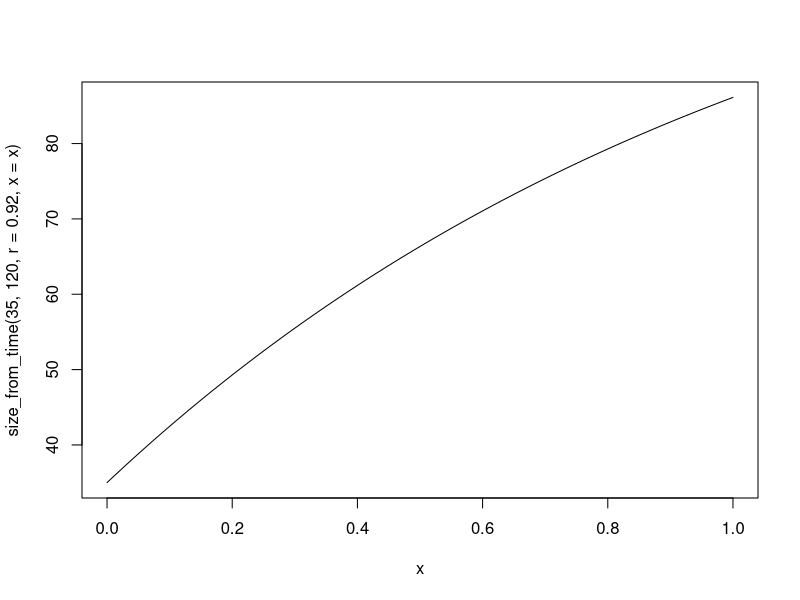
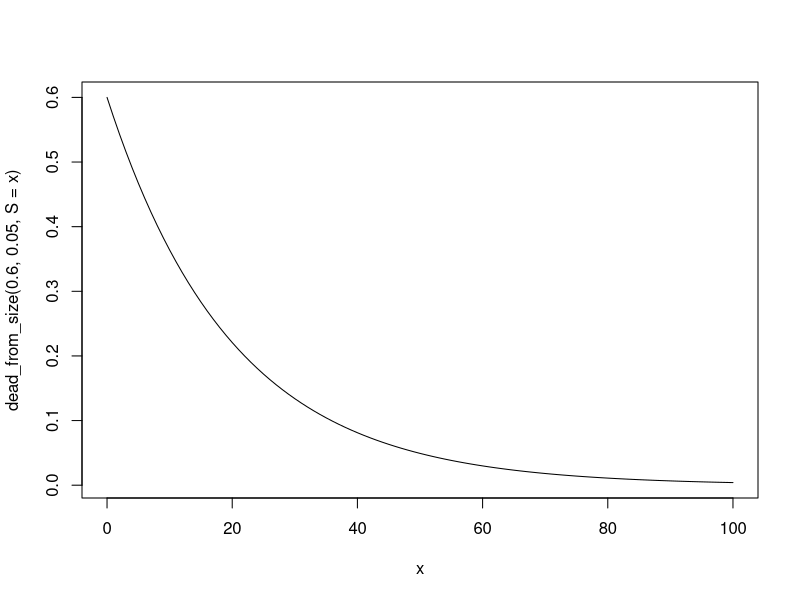
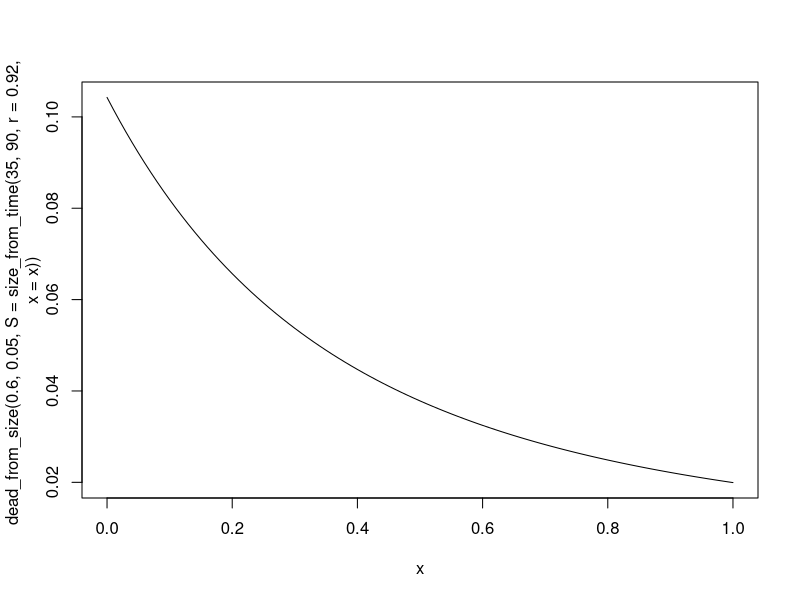

These charts were generated, in order, by the following R code:
size_from_time <- function(l1, lm, r, x){
  l1 * exp(-r * x) + lm * (1 - exp(-r * x))
}

curve(size_from_time(35, 120, r = 0.92, x = x))

dead_from_size <- function(m, q, S){
  m * exp(-q * S)
}

curve(dead_from_size(.6, .05, S = x), xlim = c(0, 100))


curve(dead_from_size(.6, .05,
                     S = size_from_time(35, 90, r = .92, x = x)),
      xlim = c(0, 1))

